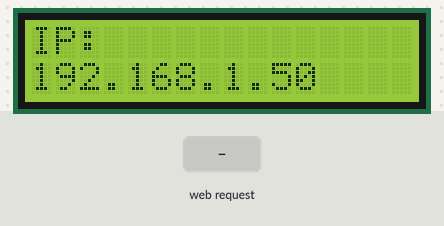
A sketch run on a simulated ESP8266 (NodeMCU). Parts: 16×2 character LCD. Inputs (shaded band) come from the test bench. WiFi joins after 1.5 s; servers stay silent unless stated; what the sketch prints to the serial monitor is not drawn.

Above: at 2.7 s.
2.8 s: HTTP request GET /send received
At 3.9 s:
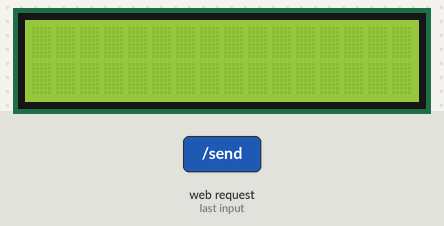
4.3 s: HTTP request GET /send?msg=1 received
At 5.1 s:
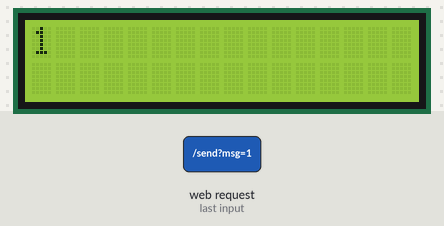
Timing chart, 0 to 7.3 s (numbered marks = the images above; inputs shaded):
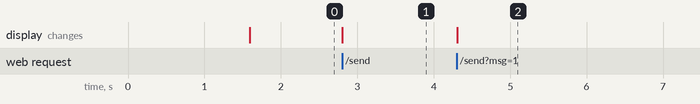

The sketch:

lcd_live_control_esp8266.ino
```cpp
#include <ESP8266WiFi.h>
#include <ESP8266WebServer.h>
#include <Wire.h>
#include <LiquidCrystal_I2C.h>

const char* ssid = "YOUR_WIFI_SSID";
const char* password = "YOUR_WIFI_PASSWORD";

LiquidCrystal_I2C lcd(0x27, 16, 2);
ESP8266WebServer server(80);

String htmlPage = R"=====(
<!DOCTYPE html>
<html>
  <head>
    <meta charset="UTF-8">
    <title>ESP LCD Control</title>
    <style>
      body {
        margin: 0;
        padding: 0;
        font-family: "Segoe UI", sans-serif;
        background: linear-gradient(135deg, #1f4037, #99f2c8);
        color: #ffffff;
        display: flex;
        flex-direction: column;
        align-items: center;
        justify-content: center;
        height: 100vh;
        text-align: center;
      }
      h1 {
        font-size: 2.5em;
        margin-bottom: 20px;
        text-shadow: 2px 2px 5px #000;
      }
      input[type="text"] {
        font-size: 1.2em;
        padding: 10px 15px;
        width: 80%;
        max-width: 400px;
        border: none;
        border-radius: 10px;
        box-shadow: 0 0 10px rgba(0,0,0,0.2);
        outline: none;
        transition: box-shadow 0.3s ease, background-color 0.3s ease;
      }
      input[type="text"].error {
        background-color: #ffcccc;
        box-shadow: 0 0 10px rgba(255, 0, 0, 0.7);
      }
      #status {
        margin-top: 15px;
        font-weight: bold;
        color: #eaffff;
        text-shadow: 1px 1px 2px #000;
      }
    </style>
  </head>
  <body>
    <h1>LCD Live Control</h1>
    <input type="text" id="wordInput" maxlength="32" placeholder="Type and see it on LCD...">
    <p id="status">Enter text...</p>

    <script>
      let timeout = null;

      function containsCyrillic(text) {
        return /[а-яёА-ЯЁ]/.test(text);
      }

      document.getElementById("wordInput").addEventListener("input", function () {
        clearTimeout(timeout);
        const input = document.getElementById("wordInput");
        const status = document.getElementById("status");
        let word = input.value;

        if (containsCyrillic(word)) {
          input.classList.add("error");
          status.innerText = "Cyrillic letters not supported!";
          return;
        } else {
          input.classList.remove("error");
        }

        if (word.length > 32) {
          word = word.slice(0, 32);
          input.value = word;
        }

        timeout = setTimeout(() => {
          fetch("/send?msg=" + encodeURIComponent(word))
            .then(response => response.text())
            .then(data => {
              status.innerText = "Displaying: " + word;
            })
            .catch(err => {
              status.innerText = "Failed to send!";
            });
        }, 200);
      });
    </script>
  </body>
</html>
)=====";

void handleSend() {
  String msg = server.arg("msg");
  Serial.println("[Web] Received: " + msg);
  lcd.clear();
  lcd.setCursor(0, 0);
  if (msg.length() > 16) {
    lcd.print(msg.substring(0, 16));
    lcd.setCursor(0, 1);
    lcd.print(msg.substring(16, 32));
  } else {
    lcd.print(msg);
  }
  server.send(200, "text/plain", "OK");
}

void handleRoot() {
  server.send(200, "text/html", htmlPage);
}

void setup() {
  Serial.begin(115200);
  lcd.init();
  lcd.backlight();
  lcd.print("Connecting...");
  WiFi.begin(ssid, password);
  while (WiFi.status() != WL_CONNECTED) {
    delay(500);
    Serial.print(".");
  }
  Serial.println("\nWiFi connected: " + WiFi.localIP().toString());
  lcd.clear();
  lcd.print("IP:");
  lcd.setCursor(0, 1);
  lcd.print(WiFi.localIP());
  server.on("/", handleRoot);
  server.on("/send", handleSend);
  server.begin();
  Serial.println("Server started!");
}

void loop() {
  server.handleClient();
}
```

Measured:
- after the input at 2.8 s, the display: changes at once (image 1)
- after the input at 4.3 s, the display: changes at once (image 2)
